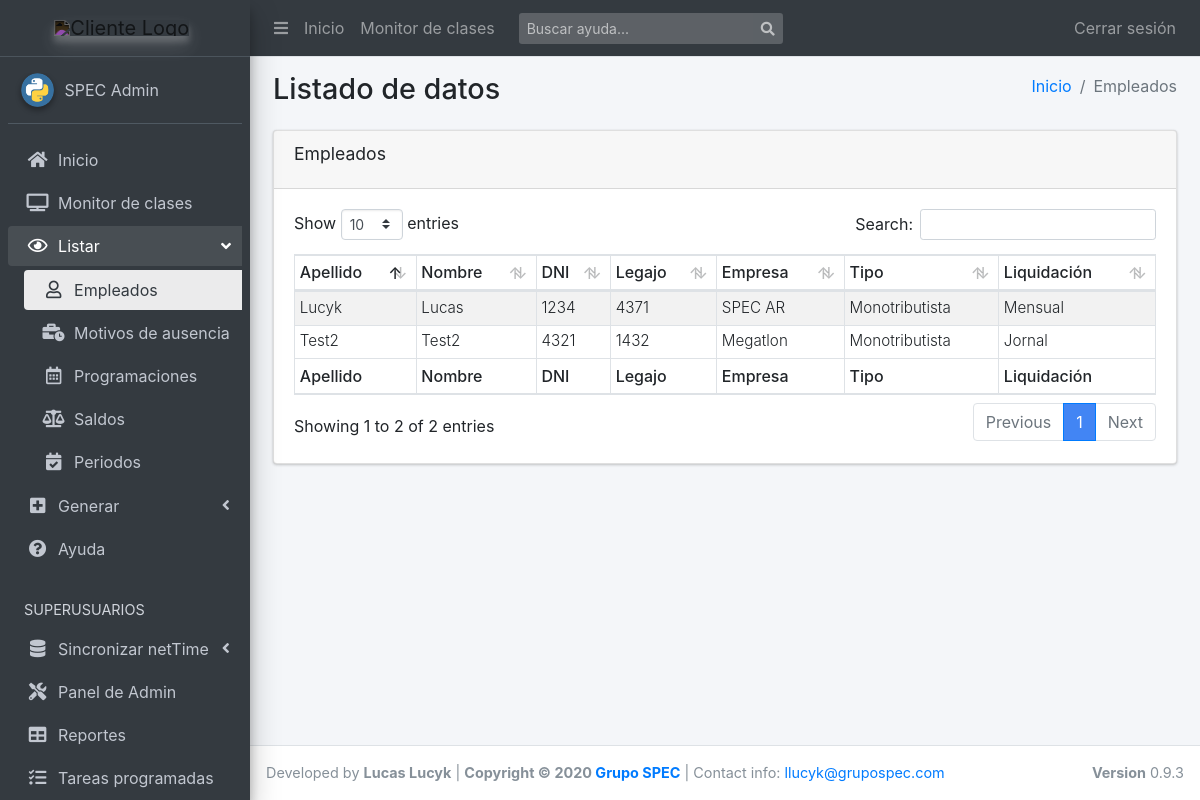
Page /list/empleados/ (signed in) on the earlier database version.
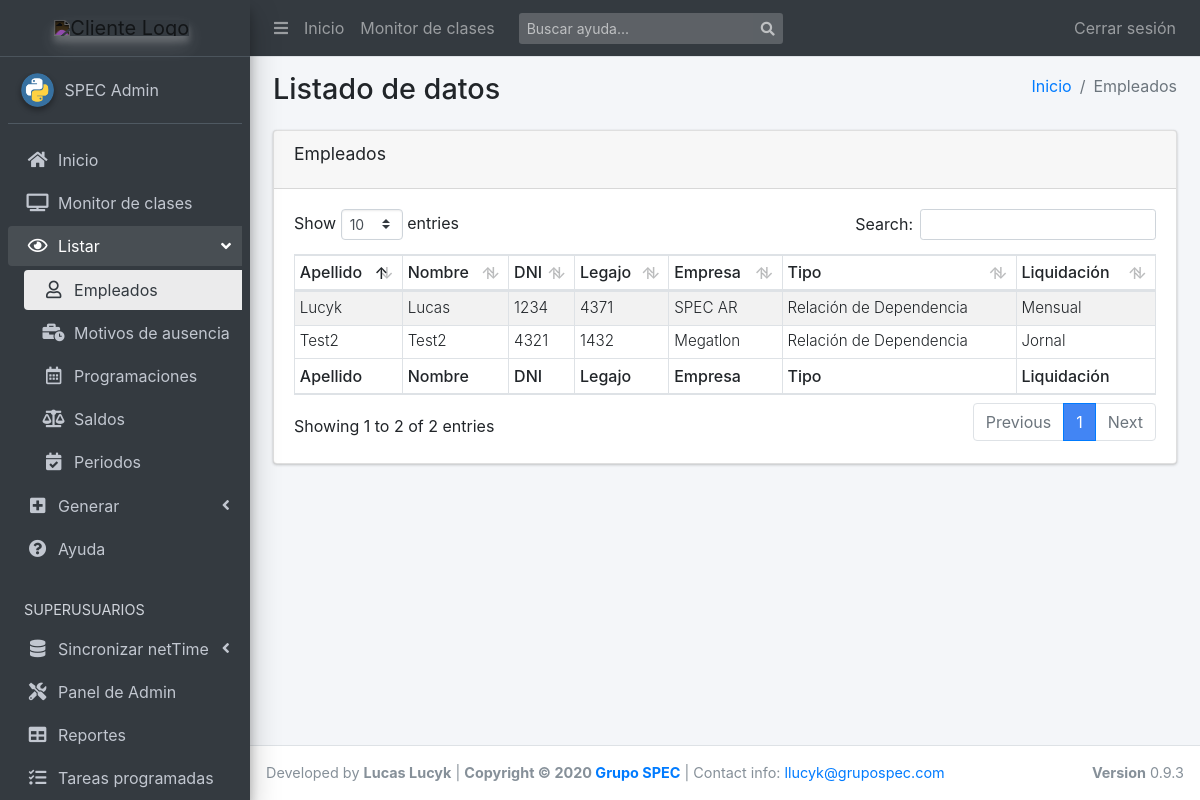
Same page on the later database version.
### scg_app/models.py (models this page shows, shortened)
class Empleado(models.Model):
    id_netTime = models.PositiveIntegerField(
        default=0,
        validators=[MinValueValidator(1)],
        unique=True,
        help_text="Para matchear marcajes e importaciones"
    )
    apellido = models.CharField(max_length=20)
    nombre = models.CharField(max_length=20)
    dni = models.CharField(max_length=8, unique=True)
    legajo = models.CharField(max_length=10, null=True, blank=True)
    empresa = models.CharField(max_length=10, null=True, blank=True)
    tipo = models.ForeignKey(
        'TipoContrato', on_delete=models.CASCADE, null=True, blank=True)
    liquidacion = models.ForeignKey(
        'TipoLiquidacion', on_delete=models.CASCADE, null=True, blank=True)
    escala = models.ManyToManyField('Escala')
    class Meta:
        verbose_name = "Empleado"
        verbose_name_plural = "Empleados"
        get_latest_by = "dni"
        ordering = ["dni", "apellido", "nombre"]
    class ReportBuilder:
        extra = ['legajo_apellido_nombre', ]
    @property
    def legajo_apellido_nombre(self):
        return f'{self.legajo} - {self.apellido} {self.nombre}'

class TipoContrato(models.Model):
    id_netTime = models.PositiveIntegerField(
        default=0,
        validators=[MinValueValidator(1)],
        unique=True,
        help_text="Para matchear marcajes e importaciones"
    )
    nombre = models.CharField(max_length=100, unique=True)
    class Meta:
        verbose_name = "Tipo de contrato"
        verbose_name_plural = "Tipos de contrato"
        get_latest_by = "id_netTime"
    def __str__(self):
        return f'{self.nombre}'

class TipoLiquidacion(models.Model):
    id_netTime = models.PositiveIntegerField(
        default=0,
        validators=[MinValueValidator(1)],
        unique=True,
        help_text="Para matchear marcajes e importaciones")
    nombre = models.CharField(max_length=100, unique=True)
    class Meta:
        verbose_name = "Tipo de liquidación"
        verbose_name_plural = "Tipos de liquidación"
        ordering = ["nombre", ]
        get_latest_by = "nombre"
    def __str__(self):
        return f'{self.nombre}'

### scg_app/views.py (the view)
# urls.py: path('empleados/', views.EmpleadosList.as_view(), name='empleados_view'),
class EmpleadosList(LoginRequiredMixin, ListView):
    model = Empleado
    template_name = 'apps/scg_app/list/empleados.html'
    context_object_name = 'empleados_list'
    ordering = ['apellido', 'nombre',]

### templates/apps/scg_app/list/empleados.html
{% extends "apps/scg_app/list/base.html" %}
{% block active_ver_empleados %} active {% endblock %}
{% block route %}
  <li class="breadcrumb-item"><a href="{% url 'index' %}">Inicio</a></li>
  <li class="breadcrumb-item active">Empleados</li>
{% endblock route %}
{% block tableName %}Empleados{% endblock %}
{% block tableHeaders %}
  <tr>
    <th>Apellido</th>
    <th>Nombre</th>
    <th>DNI</th>
    <th>Legajo</th>
    <th>Empresa</th>
    <th>Tipo</th>
    <th>Liquidaci&oacute;n</th>
  </tr>
{% endblock %}
{% block tableBody %}
  {% for empleado in empleados_list %}
    <tr>
      <td class="align-middle">{{empleado.apellido|capfirst}}</td>
      <td class="align-middle">{{empleado.nombre|capfirst}}</td>
      <td class="align-middle">{{empleado.dni}}</td>
      <td class="align-middle">{{empleado.legajo}}</td>
      <td class="align-middle">{{empleado.empresa}}</td>
      <td class="align-middle">{{empleado.tipo}}</td>
      <td class="align-middle">{{empleado.liquidacion}}</td>
    </tr>
  {% endfor %}
{% endblock %}
{% block tableFooter %}
  <tr>
    <th>Apellido</th>
    <th>Nombre</th>
    <th>DNI</th>
    <th>Legajo</th>
    <th>Empresa</th>
    <th>Tipo</th>
    <th>Liquidaci&oacute;n</th>
  </tr>
{% endblock %}

Differences in the rows shown:
changed Empleado "Lucyk": tipo "Monotributista" → "Relación de Dependencia"
changed Empleado "Test2": tipo "Monotributista" → "Relación de Dependencia"
